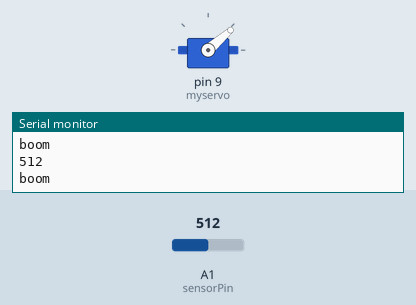
Simulated run of this sketch. Board: Arduino Uno, built with avr-gcc and run on an emulated ATmega328P. Shown: servo, the last lines printed to the serial monitor. Inputs (shaded band) come from the test bench; at power-on: A1 (sensorPin) = 512.

Above: at 6.3 s.
6.4 s: A1 (sensorPin) set to 174
At 7.22 s:
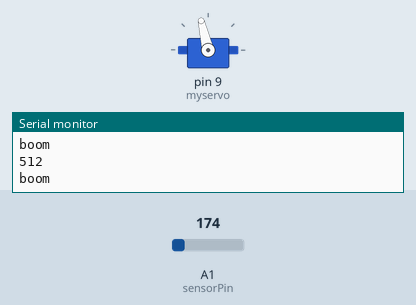
12.6 s: A1 (sensorPin) set to 148
At 18.0 s:
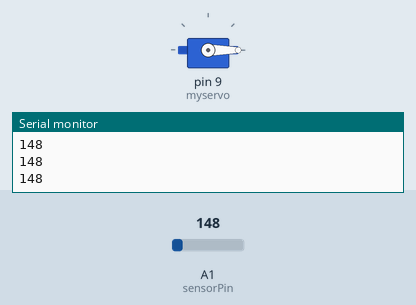
18.8 s: A1 (sensorPin) set to 170
At 20.05 s:
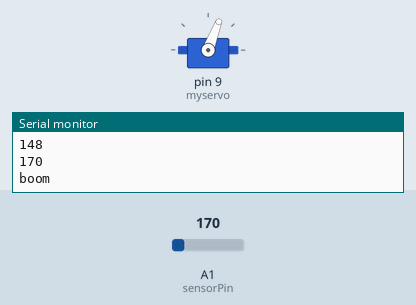
Timing chart, 0 to 31.0 s (numbered marks = the images above; inputs shaded):
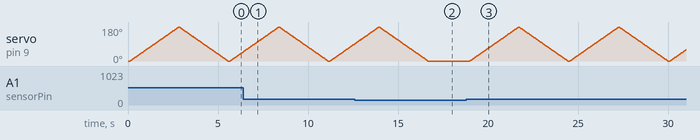

Measured:
- the behaviour switches between 161 and 160 on A1 (sensorPin) (found by bisection; images 1 and 2)
- after the input at 12.6 s, servo on pin 9 (myservo): goes on until 16.7 s, then stays 0°

The sketch:

ldrControl.ino
```cpp
#include <Servo.h>

Servo myservo;

int sensorPin = A1;
int sensorVal =0;
int pos =0;

void setup() {
  pinMode(sensorPin, INPUT);
  myservo.attach(9);
  myservo.write(0);
  Serial.begin(9600);


}

void loop() {
  sensorVal = analogRead(sensorPin);
  Serial.println(sensorVal);

  delay(100);

  // trigger
  if (sensorVal>160){
    Serial.println("boom");
    for(pos =0; pos<=180; pos++){
      myservo.write(pos);
      delay(15);
    }
    for(pos =180; pos>=0; pos--){
      myservo.write(pos);
      delay(15);
    }

  }


}
```
